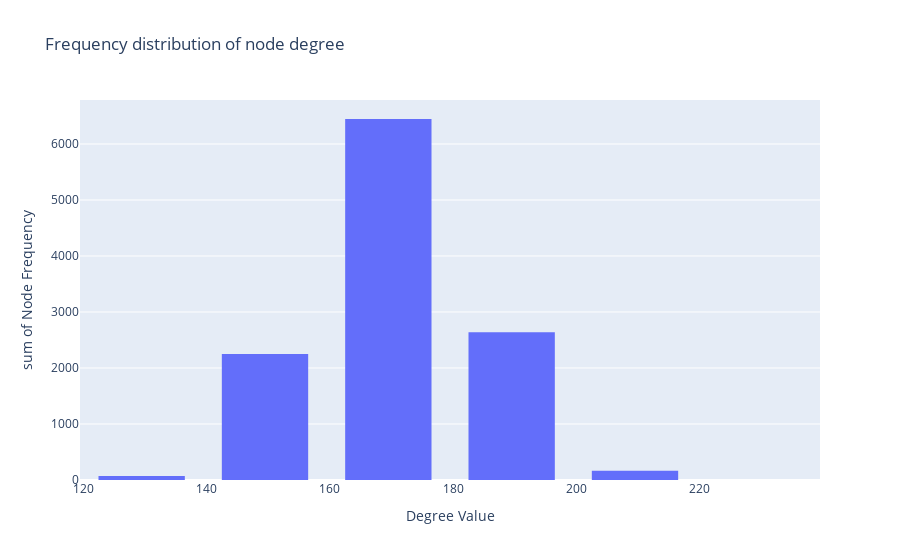

Notebook cell for this chart:
### Code cell
#Degree distribution

#distribution per frequency
fig00 = px.histogram(DegFreqER, x="Degree Value", y="Node Frequency", title = 'Frequency distribution of node degree')
fig00.update_layout(bargap=0.3)
fig00.show()

### Figure 1 — Plotly figure (JSON) as saved in the notebook; plotly's stock layout.template omitted (floating-point values rounded to 4 significant figures; data arrays with more than 128 entries replaced by an {"elided": "..."} marker saying what was removed)
{"data": [{"alignmentgroup": "True", "bingroup": "x", "histfunc": "sum", "hovertemplate": "Degree Value=%{x}<br>sum of Node Frequency=%{y}<extra></extra>", "legendgroup": "", "marker": {"color": "#636efa", "pattern": {"shape": ""}}, "name": "", "offsetgroup": "", "orientation": "v", "showlegend": false, "x": {"elided": "228 int values"}, "xaxis": "x", "y": {"elided": "228 int values"}, "yaxis": "y", "type": "histogram"}], "layout": {"xaxis": {"anchor": "y", "domain": [0.0, 1.0], "title": {"text": "Degree Value"}}, "yaxis": {"anchor": "x", "domain": [0.0, 1.0], "title": {"text": "sum of Node Frequency"}}, "legend": {"tracegroupgap": 0}, "title": {"text": "Frequency distribution of node degree"}, "barmode": "relative", "bargap": 0.3}}
